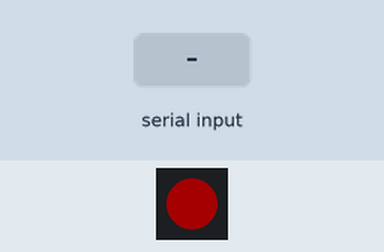
Simulated run of this sketch. Board: ESP32-S3. On the bench: 1 RGB LEDs in strip order, left to right. The inputs (shaded band) are chosen by the test bench. Dim RGB values are drawn brighter than linear; the modem accepts every AT command (registered, SIM ready, sends succeed) and sends nothing else; what the sketch prints to the serial monitor is not drawn.

Above: at 1.7 s.
1.8 s: "5\n" received over Serial
At 2.29 s:
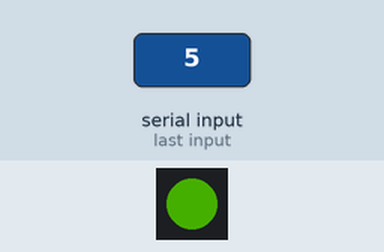
4.8 s: "auto\n" received over Serial
7.8 s: "90,45\n" received over Serial
At 21.43 s:
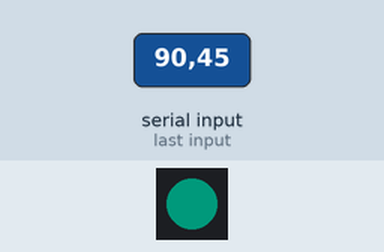
Timing chart, 0 to 21.6 s (numbered marks = the images above; inputs shaded):
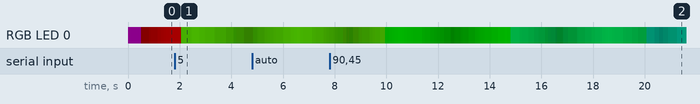

The sketch:

Dq_Vtol_Esp32s3_SbusTest.ino
```cpp
#include <HardwareSerial.h>
#include <Adafruit_NeoPixel.h>

// --- 板载 LED (NeoPixel) 配置 ---
#define LED_PIN 48       // ESP32-S3-DevKitC 上的板载 LED 引脚
#define LED_COUNT 1
#define MAX_BRIGHTNESS 64 // 1/4 亮度 (64/255)

Adafruit_NeoPixel strip(LED_COUNT, LED_PIN, NEO_GRB + NEO_KHZ800);

// --- SBUS 配置 ---
#define SBUS_TX_PIN 14
#define SBUS_BAUD 100000
#define SBUS_CONFIG SERIAL_8E2
#define SBUS_INVERTED true

HardwareSerial& sbusSerial = Serial1;

// --- SBUS 帧结构 ---
#define SBUS_FRAME_LEN 25
#define SBUS_START_BYTE 0x0F
#define SBUS_END_BYTE 0x00
byte sbusFrame[SBUS_FRAME_LEN];

uint16_t sbusChannels[16];

// --- 时间控制 ---
unsigned long lastFrameTime = 0;
const long frameInterval = 20; // 50Hz

// --- 新：测试模式逻辑 ---
enum TestMode {
  MODE_AUTOSCAN, // 自动逐通道扫描
  MODE_MANUAL    // 手动选择一个通道
};
TestMode currentMode = MODE_AUTOSCAN; // 默认启动自动扫描
unsigned long lastAutoScanSwitchTime = 0;
const long autoScanInterval = 5000; // 每 5 秒切换一个通道
int autoScanChannelIndex = 0; // 0-15
// --- 结束新增 ---

// 核心变量，保存当前正在测试的通道 (0-15)
int currentTestChannel = 0;


//================================================================
//   API 和 核心功能函数
//================================================================

/**
 * @brief 【API】更新 SBUS 通道值
 * * 此函数逻辑不变：它只负责扫描 `currentTestChannel`
 * * 其他所有通道保持 1500us
 */
void update_sbus_channels() {

  static int sweepPwm = 1000;
  static int sweepDirection = 1;

  // 更新扫描值
  sweepPwm += (sweepDirection * 10);
  if (sweepPwm >= 2000) {
    sweepPwm = 2000;
    sweepDirection = -1;
  }
  if (sweepPwm <= 1000) {
    sweepPwm = 1000;
    sweepDirection = 1;
  }

  // 1. 将所有通道重置为默认值 1500us
  for (int i = 0; i < 16; i++) {
    sbusChannels[i] = 1500;
  }

  // 2. 仅设置当前测试通道的值
  sbusChannels[currentTestChannel] = sweepPwm;
}

/**
 * @brief 【LED 逻辑】更新 LED
 * * 此函数逻辑不变：
 * * 颜色 = `currentTestChannel`
 * * 亮度 = `currentTestChannel` 的 PWM 值
 */
void updateLedColor(int channel, int pwmValue) {
  uint16_t hue = map(channel, 0, 15, 0, 65535); // 颜色
  uint8_t saturation = 255;
  uint8_t value = map(pwmValue, 1000, 2000, 20, 255); // 亮度 (高低位)

  uint32_t color = strip.ColorHSV(hue, saturation, value);
  strip.setPixelColor(0, color);
  strip.show();
}

/**
 * @brief 【新】处理自动扫描的逻辑
 * (仅在 AUTOSCAN 模式下工作)
 */
void updateAutoScan() {
  if (currentMode != MODE_AUTOSCAN) {
    return; // 不在自动模式，退出
  }

  unsigned long currentTime = millis();
  if (currentTime - lastAutoScanSwitchTime >= autoScanInterval) {
    lastAutoScanSwitchTime = currentTime;

    // 切换到下一个通道
    autoScanChannelIndex++;
    if (autoScanChannelIndex > 15) {
      autoScanChannelIndex = 0; // 循环
    }

    currentTestChannel = autoScanChannelIndex; // 更新当前测试的通道

    Serial.printf("\n*** 自动扫描: 正在测试通道 %d ***\n", currentTestChannel + 1);
  }
}

/**
 * @brief 【修改】检查来自 USB 串口的命令
 */
void checkSerialCommands() {
  if (Serial.available() > 0) {
    String cmd = Serial.readStringUntil('\n');
    cmd.trim();

    if (cmd.startsWith("c")) {
      cmd = cmd.substring(1);
    }

    int ch = cmd.toInt();

    if (ch >= 1 && ch <= 16) {
      currentMode = MODE_MANUAL; // **新：切换到手动模式**
      currentTestChannel = ch - 1; // 转换为 0-15 索引
      Serial.printf("\n*** 手动模式: 正在测试通道 %d ***\n", ch);
    } else if (cmd.equalsIgnoreCase("auto") || cmd.equalsIgnoreCase("scan")) {
      currentMode = MODE_AUTOSCAN; // **新：允许用户返回自动模式**
      autoScanChannelIndex = currentTestChannel; // 从当前通道开始继续扫描
      lastAutoScanSwitchTime = millis(); // 马上开始计时
      Serial.println("\n*** 切换到自动扫描模式 ***");
    } else if (cmd.length() > 0) {
      Serial.println("输入无效。请输入 1-16 选择通道, 或输入 'auto' 返回自动扫描。");
    }
  }
}

// (buildSbusFrame 和 mapPwmToSbus 函数保持不变)
uint16_t mapPwmToSbus(uint16_t pwm) {
  if (pwm < 1000) pwm = 1000;
  if (pwm > 2000) pwm = 2000;
  return (uint16_t)map(pwm, 1000, 2000, 192, 1792);
}
void buildSbusFrame() {
  uint16_t sbusValues[16];
  for (int i = 0; i < 16; i++) {
    sbusValues[i] = mapPwmToSbus(sbusChannels[i]);
  }
  sbusFrame[0] = SBUS_START_BYTE;
  sbusFrame[1]  = (byte)( (sbusValues[0] & 0x07FF) );
  sbusFrame[2]  = (byte)( (sbusValues[0] & 0x07FF) >> 8  | (sbusValues[1] & 0x07FF) << 3 );
  sbusFrame[3]  = (byte)( (sbusValues[1] & 0x07FF) >> 5  | (sbusValues[2] & 0x07FF) << 6 );
  sbusFrame[4]  = (byte)( (sbusValues[2] & 0x07FF) >> 2 );
  sbusFrame[5]  = (byte)( (sbusValues[2] & 0x07FF) >> 10 | (sbusValues[3] & 0x07FF) << 1 );
  sbusFrame[6]  = (byte)( (sbusValues[3] & 0x07FF) >> 7  | (sbusValues[4] & 0x07FF) << 4 );
  sbusFrame[7]  = (byte)( (sbusValues[4] & 0x07FF) >> 4  | (sbusValues[5] & 0x07FF) << 7 );
  sbusFrame[8]  = (byte)( (sbusValues[5] & 0x07FF) >> 1 );
  sbusFrame[9]  = (byte)( (sbusValues[5] & 0x07FF) >> 9  | (sbusValues[6] & 0x07FF) << 2 );
  sbusFrame[10] = (byte)( (sbusValues[6] & 0x07FF) >> 6  | (sbusValues[7] & 0x07FF) << 5 );
  sbusFrame[11] = (byte)( (sbusValues[7] & 0x07FF) >> 3 );
  sbusFrame[12] = (byte)( (sbusValues[8] & 0x07FF) );
  sbusFrame[13] = (byte)( (sbusValues[8] & 0x07FF) >> 8  | (sbusValues[9] & 0x07FF) << 3 );
  sbusFrame[14] = (byte)( (sbusValues[9] & 0x07FF) >> 5  | (sbusValues[10] & 0x07FF) << 6 );
  sbusFrame[15] = (byte)( (sbusValues[10] & 0x07FF) >> 2 );
  sbusFrame[16] = (byte)( (sbusValues[10] & 0x07FF) >> 10 | (sbusValues[11] & 0x07FF) << 1 );
  sbusFrame[17] = (byte)( (sbusValues[11] & 0x07FF) >> 7  | (sbusValues[12] & 0x07FF) << 4 );
  sbusFrame[18] = (byte)( (sbusValues[12] & 0x07FF) >> 4  | (sbusValues[13] & 0x07FF) << 7 );
  sbusFrame[19] = (byte)( (sbusValues[13] & 0x07FF) >> 1 );
  sbusFrame[20] = (byte)( (sbusValues[13] & 0x07FF) >> 9  | (sbusValues[14] & 0x07FF) << 2 );
  sbusFrame[21] = (byte)( (sbusValues[14] & 0x07FF) >> 6  | (sbusValues[15] & 0x07FF) << 5 );
  sbusFrame[22] = (byte)( (sbusValues[15] & 0x07FF) >> 3 );
  sbusFrame[23] = 0x00;
  sbusFrame[24] = SBUS_END_BYTE;
}


//================================================================
//   Arduino 主程序
//================================================================

void setup() {
  Serial.begin(115200);
  Serial.println("==========================================");
  Serial.println("ESP32-S3 SBUS 舵机测试程序");
  Serial.println("==========================================");

  // --- 初始化 LED ---
  strip.begin();
  strip.setBrightness(MAX_BRIGHTNESS); // 设置 1/4 亮度
  strip.setPixelColor(0, 50, 0, 50);   // 紫色启动
  strip.show();
  delay(500);

  // --- 初始化 SBUS 串口 ---
  sbusSerial.begin(SBUS_BAUD, SBUS_CONFIG, -1, SBUS_TX_PIN, SBUS_INVERTED);
  Serial.println("SBUS 串口已在 IO14 上初始化。");

  // --- 初始化所有通道到中间值 ---
  for (int i = 0; i < 16; i++) {
    sbusChannels[i] = 1500;
  }

  // --- 修改了启动提示 ---
  Serial.println("\n默认启动自动扫描模式 (每 5 秒切换一个通道)。");
  Serial.println("在上方输入 1-16 来切换到手动测试。");
  Serial.println("输入 'auto' 可返回自动扫描模式。");
  Serial.printf("\n*** 自动扫描: 正在测试通道 1 ***\n");

  lastAutoScanSwitchTime = millis(); // 初始化自动扫描计时器
}

void loop() {
  // 1. 检查来自用户的串口命令
  checkSerialCommands();

  // 2. 【新】检查并更新自动扫描
  updateAutoScan();

  unsigned long currentTime = millis();

  // 3. 检查是否到了 50Hz (20ms) 的更新时间
  if (currentTime - lastFrameTime >= frameInterval) {
    lastFrameTime = currentTime;

    // 4. 【API】调用逻辑来更新通道值
    update_sbus_channels();

    // 5. 更新 LED 状态
    updateLedColor(currentTestChannel, sbusChannels[currentTestChannel]);

    // 6. 打印当前测试通道的值 (只在手动模式下打印，避免刷屏)
    if (currentMode == MODE_MANUAL) {
      Serial.printf("Testing CH%02d: %d us\n", currentTestChannel + 1, sbusChannels[currentTestChannel]);
    }

    // 7. 打包数据
    buildSbusFrame();

    // 8. 发送 SBUS 帧
    sbusSerial.write(sbusFrame, SBUS_FRAME_LEN);
  }
}
```
